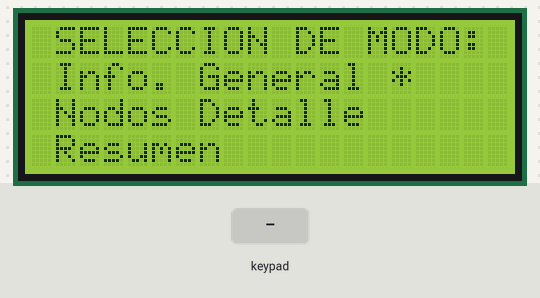
Bench run of a program on a simulated Raspberry Pi (BCM pin numbers). Parts: 20×4 character LCD. The inputs (shaded band) are chosen by the test bench. What the program prints to the terminal is not drawn.

Above: at 1.3 s.
1.4 s: key 'A' pressed
At 2.4 s:
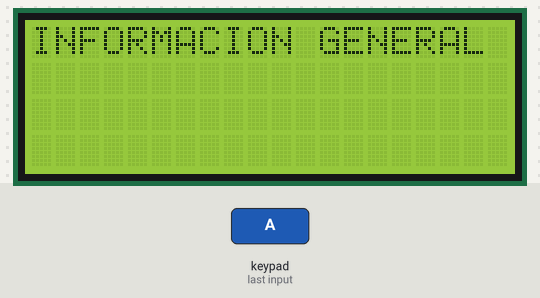
2.9 s: key 'B' pressed
At 3.8 s:
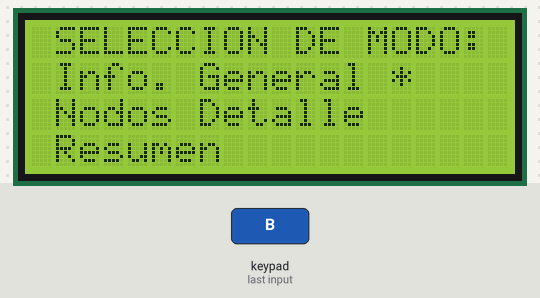
4.5 s: keypad keys 1 2 D pressed 0.4 s apart
At 5.7 s:
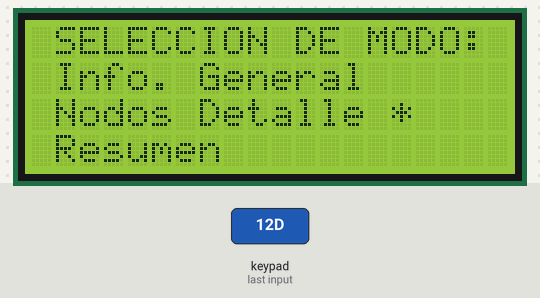
7.2 s: keypad keys 1 2 A pressed 0.4 s apart
At 8.3 s:
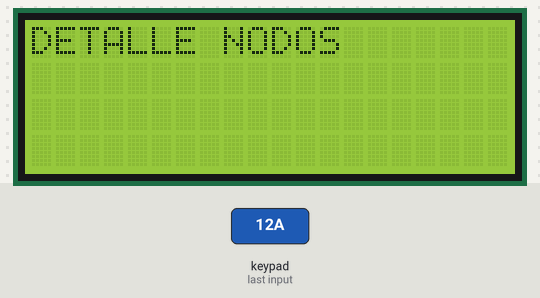
Timing chart, 0 to 10.2 s (numbered marks = the images above; inputs shaded):
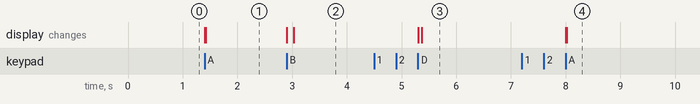

The program:

seleccion_modo.py
```python
#Pantalla de selección de modo de operación.
#La interacción es a través de un teclado matricial 4x4.
import Adafruit_CharLCD as LCD
from pad4pi import rpi_gpio
import time

#Conexión de pines
lcd_rs =7       #25
lcd_en =5       #24
lcd_d4 =6       #23
lcd_d5 =13      #17
lcd_d6 =19      #21
lcd_d7 =26      #22

#columnas y filas
lcd_columns =20
lcd_rows =4

#Configuraciones keypad
KEYPAD=[
    ["1","2","3","A"],
    ["4","5","6","B"],
    ["7","8","9","C"],
    ["*","0","#","D"]
]

COL_PINS=[10,9,11,8]
ROW_PINS=[12,16,20,21]

factory=rpi_gpio.KeypadFactory()
keypad=factory.create_keypad(keypad=KEYPAD,row_pins=ROW_PINS,col_pins=COL_PINS)

#Iniciar LCD
lcd=LCD.Adafruit_CharLCD(lcd_rs, lcd_en, lcd_d4, lcd_d5, lcd_d6, lcd_d7, lcd_columns,lcd_rows)
lcd.show_cursor(False)
lcd.clear()
print("Programa iniciado")

#Funciones

def botonPulsado(boton):
    '''
    Registra el botón pulsado, si es válido ejecuta la acción
    Valores aceptados para opciones: A,B,C,D,*,#
    '''
    global punteroPos
    global controlAux

    if boton=="A":
        selecciónModo(punteroPos)
        controlAux=False
    elif boton=="B":
        controlAux=True
        pantallaInicial()
        posicionPuntero(punteroPos)
        print("Pantalla principal")
    elif controlAux==True:
        if boton=="C" or boton=="D":
            punteroPos+=valorBoton(boton)
            if punteroPos>3: punteroPos=3
            if punteroPos<1: punteroPos=1
            print("boton {} presionado. Valor puntero {}".format(boton,punteroPos))
            posicionPuntero(punteroPos)


def pantallaInicial():
    '''
    Pantalla principal del selector de modo.
    Valor del puntero (1-3)
    '''
    lcd.clear()
    lcd.message(" SELECCION DE MODO:")
    lcd.set_cursor(1,1)
    lcd.message("Info. General")
    lcd.set_cursor(1,2)
    lcd.message("Nodos Detalle")
    lcd.set_cursor(1,3)
    lcd.message("Resumen")


def posicionPuntero(puntero=1):

    pantallaInicial()
    lcd.set_cursor(15,puntero)
    lcd.message("*")


def valorBoton(boton):
    '''Devuelve el valor del botón pulsado'''
    if boton=='C':valor=-1
    if boton=='D':valor=1
    return valor

def selecciónModo(punteroPos):
    '''Ingresa en el modo seleccionado'''
    if punteroPos==1: infoGeneral()
    if punteroPos==2: nodosDetalle()
    if punteroPos==3: resumen()


def infoGeneral():
    '''Muestra la información general'''
    lcd.clear()
    lcd.message("INFORMACION GENERAL")
    print("Pantalla info general")

def nodosDetalle():
    '''Muestra la información detallada de cada nodo'''
    lcd.clear()
    lcd.message("DETALLE NODOS")
    print("Pantalla detalle nodos")

def resumen():
    '''Muestra un resumen general del sistema'''
    lcd.clear()
    lcd.message("RESUMEN")
    print("Pantalla resumen")

pantallaInicial()
punteroPos=1
controlAux=True
posicionPuntero(punteroPos)
keypad.registerKeyPressHandler(botonPulsado)

while True:
    try:
        time.sleep(0.5)
    except KeyboardInterrupt:
        break
    except:
        break
lcd.clear()
keypad.cleanup()
print("Programa finalizado")
```

Measured:
- after the input at 1.4 s, the display: first changes at once (image 1 shows a later state)
- after the input at 2.9 s, the display: first changes at once (image 2 shows a later state)
- after the input at 4.5 s, the display: first changes after 0.80 s (image 3 shows a later state)
- after the input at 7.2 s, the display: first changes after 0.80 s (image 4 shows a later state)
